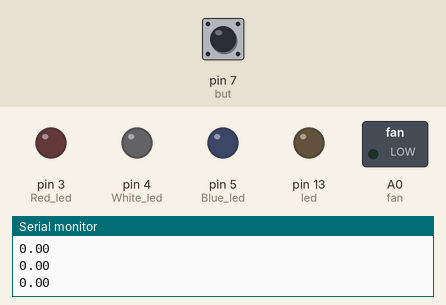
Recording of a sketch running on a simulated Arduino Uno, built with avr-gcc and run on an emulated ATmega328P. On the bench: switched loads named in the sketch (green lamp = pin HIGH), output pins drawn as LEDs (lit = HIGH), the last lines printed to the serial monitor. The inputs (shaded band) are chosen by the test bench; at power-on: pin 7 (but) LOW.

Above: at 1.2 s.
1.3 s: pin 7 (but) pulled HIGH for 0.15 s
At 2.1 s:
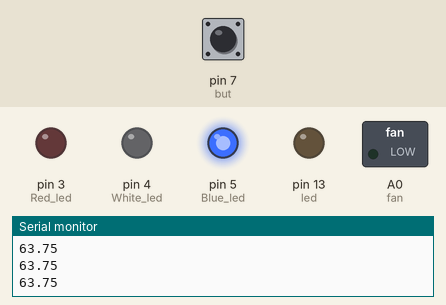
2.9 s: pin 7 (but) pulled HIGH for 1 s
At 4.4 s:
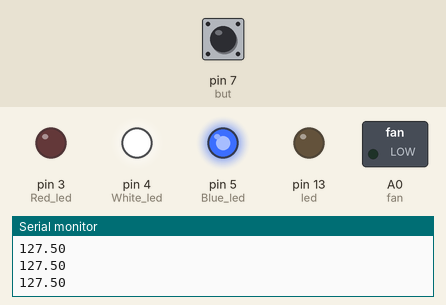
5.4 s: pin 7 (but) pulled HIGH for 0.15 s
At 6.3 s:
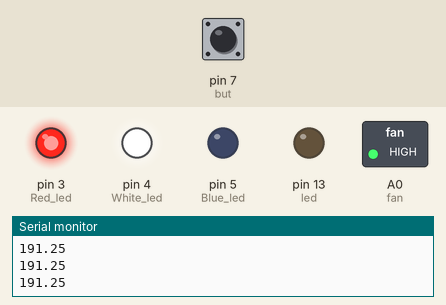
7.0 s: pin 7 (but) pulled HIGH for 3.2 s
At 7.5 s:
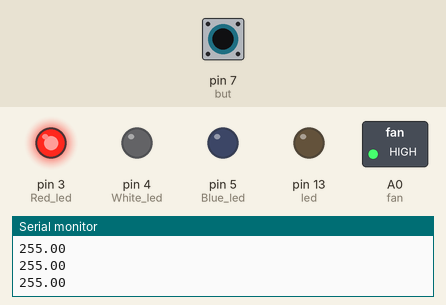
Timing chart, 0 to 10.0 s (numbered marks = the images above; inputs shaded):
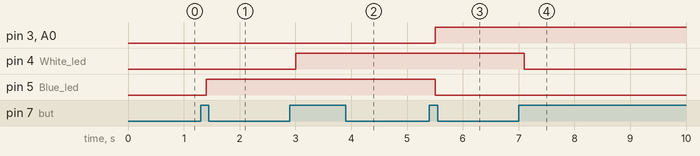

The sketch:

fanController.ino
```cpp
int but = 7;
int Red_led = 3;
int led =13;
int White_led = 4;
int Blue_led = 5;
int fan = A0;
boolean temp = true;
boolean ledOn = false;
double fanSpeed = 0;
void setup() {
  // put your setup code here, to run once:

  pinMode(but, INPUT);
  pinMode(White_led, OUTPUT);
  pinMode(Red_led, OUTPUT);
  pinMode(Blue_led, OUTPUT);
  pinMode(led, OUTPUT);
  Serial.begin(9600);

}

void loop() {
  // put your main code here, to run repeatedly:

  if(digitalRead(but) == HIGH) {
   delay(100);
    if (temp == true) {
        fanSpeed += 63.75;
        if(fanSpeed > 255) fanSpeed = 0;
        temp = false;
      }
  }
  else {
    temp = true;
    }

    if(fanSpeed == 255){
      digitalWrite(Red_led,HIGH);
      digitalWrite(White_led,LOW);
      digitalWrite(Blue_led,LOW);
    }
    else if(fanSpeed == 0){
      digitalWrite(Red_led,LOW);
      digitalWrite(White_led,LOW);
      digitalWrite(Blue_led,LOW);
    }

    else if(fanSpeed == 63.75){
      digitalWrite(Red_led,LOW);
      digitalWrite(White_led,LOW);
      digitalWrite(Blue_led,HIGH);
    }

    else if(fanSpeed == 127.5){
      digitalWrite(Red_led,LOW);
      digitalWrite(White_led,HIGH);
      digitalWrite(Blue_led,HIGH);
    }

    else if(fanSpeed == 191.25){
      digitalWrite(Red_led,HIGH);
      digitalWrite(White_led,HIGH);
      digitalWrite(Blue_led,LOW);
    }


    Serial.println(fanSpeed);
    analogWrite(fan,fanSpeed);


 }
```

Measured:
- after the input at 1.3 s, pin 5 (Blue_led): LOW → HIGH after 0.11 s
- after the input at 2.9 s, pin 4 (White_led): LOW → HIGH after 0.10 s
- after the input at 5.4 s, pin 3 (Red_led), A0 (fan): LOW → HIGH after 0.10 s; pin 5 (Blue_led): HIGH → LOW after 0.10 s
- after the input at 7.0 s, pin 4 (White_led): HIGH → LOW after 0.10 s
